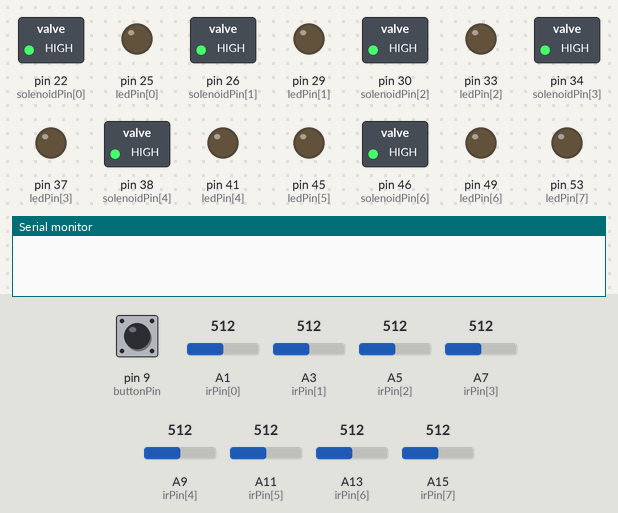
The sketch below on a simulated Arduino Mega 2560, built with avr-gcc and run on an emulated ATmega2560. Parts: switched loads named in the sketch (green lamp = pin HIGH), output pins drawn as LEDs (lit = HIGH), the last lines printed to the serial monitor. Inputs (shaded band) come from the test bench; at power-on: pin 9 (buttonPin) LOW, A1 (irPin[0]) = 512, A13 (irPin[6]) = 512, A3 (irPin[1]) = 512, A5 (irPin[2]) = 512, A7 (irPin[3]) = 512, A9 (irPin[4]) = 512, A11 (irPin[5]) = 512, A15 (irPin[7]) = 512.

Above: at 1.2 s.
1.3 s: pin 9 (buttonPin) pulled HIGH for 0.15 s
At 2.8 s:
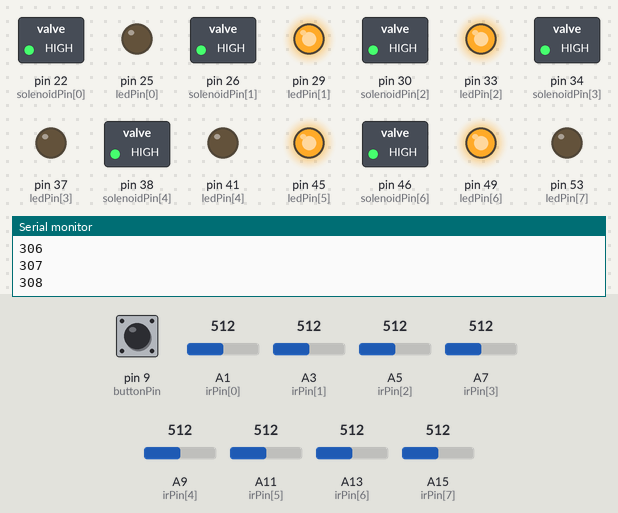
3.1 s: A1 (irPin[0]) set to 559
At 4.0 s:
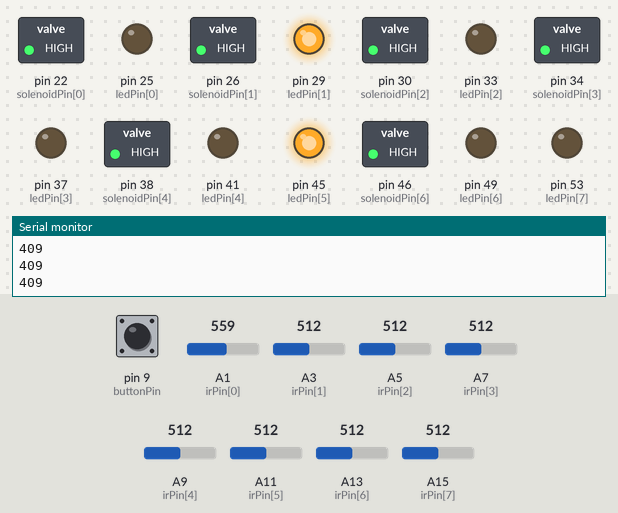
4.8 s: pin 9 (buttonPin) pulled HIGH for 1 s
At 5.7 s:
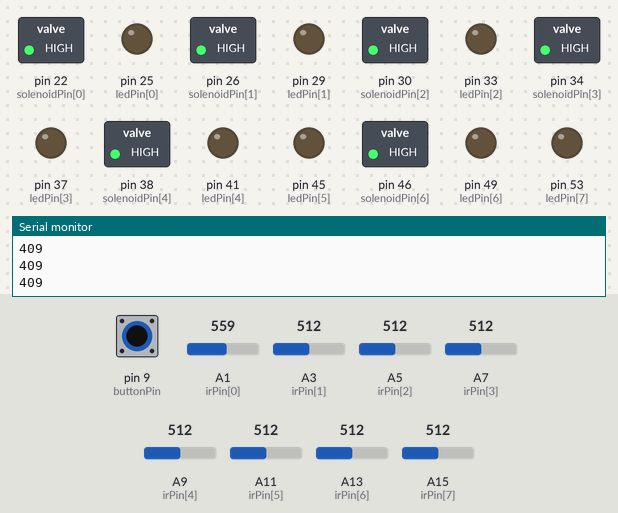
7.3 s: A13 (irPin[6]) set to 992
At 7.52 s:
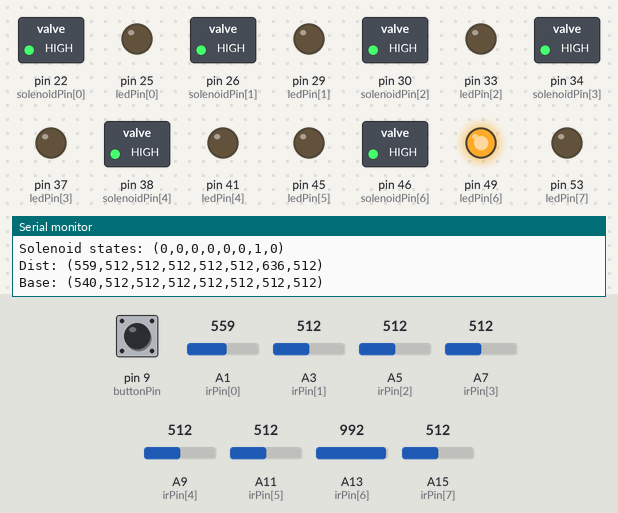
9.1 s: pin 9 (buttonPin) pulled HIGH for 0.15 s
At 9.9 s:
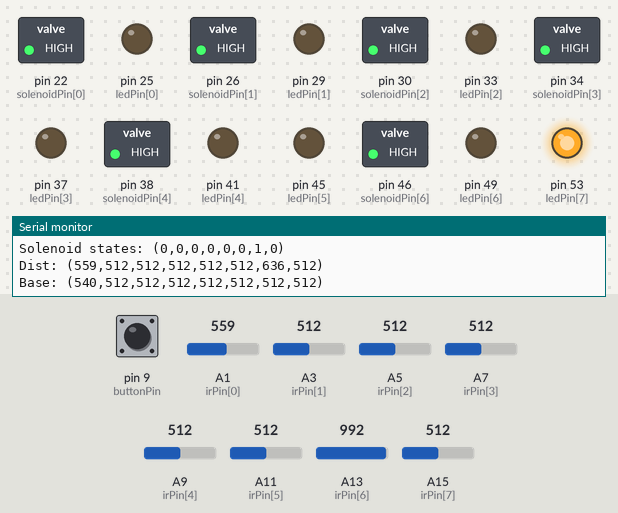
Timing chart, 0 to 11.7 s (numbered marks = the images above; inputs shaded):
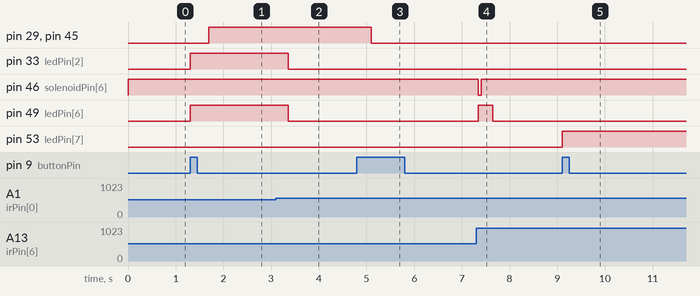

The sketch:

stairpeggio_final.ino
```cpp
// PHYSICAL SYSTEM CONSTANTS
int numKeys = 8;
int irPin[] = {A1,A3,A5,A7,A9,A11,A13,A15};
int solenoidPin[] = {22,26,30,34,38,42,46,50};
int ledPin[] = {25,29,33,37,41,45,49,53};
int threshold = 120;
int solenoidDuration = 24;
int ledDuration = 300;
unsigned long systemStart;
unsigned long lastSystemPrint = 0;

// MODE VARIABLES
int mode = -1; //Mode 0 is calibration, 1 is normal operation, 2 is demo mode
int stairpeggioIndex = 0;
int demoIndex = 0;
const int lengthOfDemo = 11;
int penta[] = {7, 6, 5, 3, 2, 0, 2, 3, 5, 6, 7};

// BUTTON VARIABLES
int buttonPin = 9;
int lastButtonReading = 0;
unsigned long lastDebounceTime = 0;  // the last time the output pin was toggled
unsigned long debounceDelay = 500;    // the debounce time; increase if the output flickers

// INPUT VARIABLES
int index = 0;
int readings_row_length = 50;
int readings[8][50];
int dist[] = {0,0,0,0,0,0,0,0};
int base[] = {0,0,0,0,0,0,0,0};
int goodCalibration = 0;

// STATE VARIABLES
boolean irState[] = {0,0,0,0,0,0,0,0};
boolean irPreviousState[] = {0,0,0,0,0,0,0,0};
boolean ledState[] = {0,0,0,0,0,0,0,0};
boolean solenoidState[] = {0,0,0,0,0,0,0,0};
unsigned long solenoidHistory[] = {0,0,0,0,0,0,0,0};
unsigned long ledHistory[] = {0,0,0,0,0,0,0,0};
unsigned long ledTimer[] = {0,0,0,0,0,0,0,0};

// ------------------------------------------------------------------//
// LED HELPER FUNCTIONS
// ------------------------------------------------------------------//

void ledOn(int key, unsigned long time = 300){
  digitalWrite(ledPin[key], HIGH);
  ledState[key] = 1;
  ledHistory[key] = millis();
  ledTimer[key] = time;
}
void ledOff(int key){
  digitalWrite(ledPin[key], LOW);
  ledState[key] = 0;
  ledHistory[key] = millis();
}

void ledAllOn(){
  for (int i = 0; i < numKeys; i++){
    ledOn(i);
  }
}
void ledAllOff(){
  for (int i = 0; i < numKeys; i++){
    ledOff(i);
  }
}

// ------------------------------------------------------------------//
// SOLENOID HELPER FUNCTIONS
// ------------------------------------------------------------------//

void solenoidOn(int key){
  digitalWrite(solenoidPin[key], LOW);
  solenoidState[key] = 1;
  solenoidHistory[key] = millis();
}
void solenoidOff(int key){
  digitalWrite(solenoidPin[key], HIGH);
  solenoidState[key] = 0;
  solenoidHistory[key] = millis();
}
void solenoidAllOff(){
  for (int i = 0; i < numKeys; i++){
    solenoidOff(i);
  }
}

// ------------------------------------------------------------------//
//INPUT HELPER FUNCTIONS
// ------------------------------------------------------------------//

void clearKeyReadings(int key){
  for (int i = 0; i < readings_row_length; i++){
    readings[key][i] = i;
  }
}
void clearAllKeyReadings(){
  for (int i = 0; i < numKeys; i++){
    clearKeyReadings(i);
  }
}
void takeReadings(){
  for (int key = 0; key < numKeys; key++){
    readings[key][index] = analogRead(irPin[key]);
  }
  index++;
  if (index > 50){index = 0;}
}
void computeDistances(){
  int sum[] = {0,0,0,0,0,0,0,0};
  for (int key = 0; key < numKeys; key++ ){
    for (int i = 0; i < readings_row_length; i++ ){
      sum[key] += readings[key][i];
    }
    dist[key] = sum[key] / readings_row_length;
  }
}
void setBases(){
  int sum = 0;
  for (int key = 0; key < numKeys; key++ ){
    sum += dist[key];
  }
  int ave = sum / numKeys;
  for (int key = 0; key < numKeys; key++ ){
    if ((abs(dist[key] - ave)) > 25){
      return;
    }
  }
  for (int key = 0; key < numKeys; key++ ){
    base[key] = dist[key];
  }
  ledOn(2,100);
  ledOn(6,100);
  goodCalibration++;
}

// ------------------------------------------------------------------//
// REACTION HELPER FUNCTIONS
// ------------------------------------------------------------------//

void reactToIR(){
  for (int key = 0; key < numKeys; key++ ){
    reactToIRKey(key);
  }
}
boolean reactToIRKey(int key){
  boolean triggered = 0;
  if (dist[key] > (base[key]+threshold)){
    irState[key] = 1;
  }else if (dist[key] < (base[key]+(threshold/8))){
    irState[key] = 0;
  }
  if ((irState[key] > irPreviousState[key]) && ((millis() - solenoidHistory[key]) > 250)){
    solenoidOn(key);
    ledOn(key);
    printSystemState();
    triggered = 1;
  }
  irPreviousState[key] = irState[key];
  return triggered;
}
void reactToState(){
  for (int key = 0; key < numKeys; key++ ){
    if ((solenoidState[key] == 1) && ((millis() - solenoidHistory[key]) > solenoidDuration)){
      solenoidOff(key);
    }
    if ((ledState[key] == 1) && ((millis() - ledHistory[key]) > ledTimer[key])){
      ledOff(key);
    }
  }
}

// ------------------------------------------------------------------//
// MODE HELPER FUNCTIONS
// ------------------------------------------------------------------//
void updateMode(){
  int reading = digitalRead(buttonPin);
  if (reading > lastButtonReading){
    if ((millis() - lastDebounceTime) > debounceDelay) {
      mode++;
      goodCalibration = 0;
      lastDebounceTime = millis();
    }
  }
  lastButtonReading = reading;
  if (mode > 2){mode = 0;}
}
// ------------------------------------------------------------------//
// PRINT HELPER FUNCTIONS
// ------------------------------------------------------------------//

void printSystemState(){
    String ss = "Solenoid states: (";
    for (int key = 0; key < (numKeys-1); key++){
      ss += String(solenoidState[key]) + ",";
    }
    ss += String(solenoidState[(numKeys-1)]) + ")";
    Serial.println(ss);

    String ds = "Dist: (";
    for (int key = 0; key < (numKeys-1); key++){
      ds += String(dist[key]) + ",";
    }
    ds += String(dist[(numKeys-1)]) + ")";
    Serial.println(ds);

    String bs = "Base: (";
    for (int key = 0; key < (numKeys-1); key++){
      bs += String(base[key]) + ",";
    }
    bs += String(base[(numKeys-1)]) + ")";
    Serial.println(bs);

    lastSystemPrint = millis();
}

// ------------------------------------------------------------------//
// MAIN FUNCTIONS
// ------------------------------------------------------------------//
void setup(){
  Serial.begin(9600);
  pinMode(buttonPin, INPUT);
  for (int i = 0; i < numKeys; i++){
    pinMode(ledPin[i], OUTPUT);
    pinMode(solenoidPin[i], OUTPUT);
  }
  solenoidAllOff();
  ledAllOff();
  clearAllKeyReadings();

  systemStart = millis();
}

void loop(){
  updateMode();
  takeReadings();
  computeDistances();
  switch (mode){
    case -1:
      if ((millis() > ((unsigned long)(4000 + 200*stairpeggioIndex) + systemStart))){
        int key;
        if (stairpeggioIndex < numKeys){key = (numKeys-1) - stairpeggioIndex;}
        else {key = stairpeggioIndex - numKeys;}
        if (key >= 8){break;}
        ledOn(key);
        solenoidOn(key);
        stairpeggioIndex++;
      }
      if (stairpeggioIndex == (2*numKeys)){
        mode++;
      }
      reactToState();
      break;
    case 0:
      Serial.println(goodCalibration);
      setBases();
      reactToState();
        if (goodCalibration > 100){
          ledOn(1);
          ledOn(5);
        }
      break;
    case 1:
      reactToIR();
      reactToState();
      break;
    case 2:
      boolean triggered = 0;
      ledOn(penta[demoIndex]);
      triggered  = reactToIRKey(penta[demoIndex]);
      reactToState();
      if (triggered){demoIndex++;}
      if (demoIndex == (lengthOfDemo)){
        ledAllOn();
        mode = 1;
      }
      break;
  }  // close switch statement
  delay(2);
}
```

Measured:
- the behaviour switches between 540 and 541 on A1 (irPin[0]) (found by bisection; images 1 and 2)
- after the input at 1.3 s, pin 29 (ledPin[1]), pin 45 (ledPin[5]): LOW → HIGH after 0.39 s; pin 33 (ledPin[2]), pin 49 (ledPin[6]): LOW → HIGH at once
- after the input at 3.1 s, pin 33 (ledPin[2]), pin 49 (ledPin[6]): HIGH → LOW after 0.26 s
- after the input at 4.8 s, pin 29 (ledPin[1]), pin 45 (ledPin[5]): HIGH → LOW after 0.30 s
- after the input at 7.3 s, pin 46 (solenoidPin[6]): HIGH → LOW after 0.05 s, → HIGH 0.06 s later; pin 49 (ledPin[6]): LOW → HIGH after 0.05 s, → LOW 0.30 s later
- after the input at 9.1 s, pin 53 (ledPin[7]): LOW → HIGH at once
